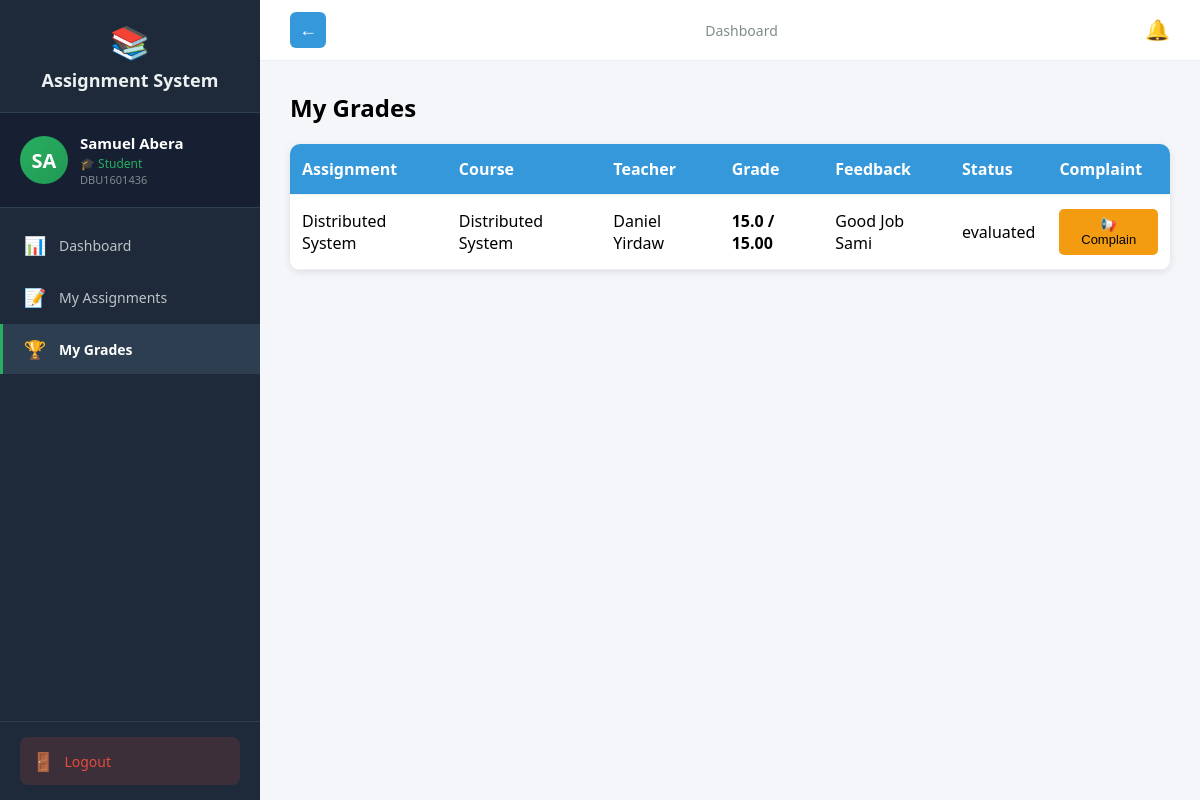
The page /student/grades (signed in) on the database as committed earlier.
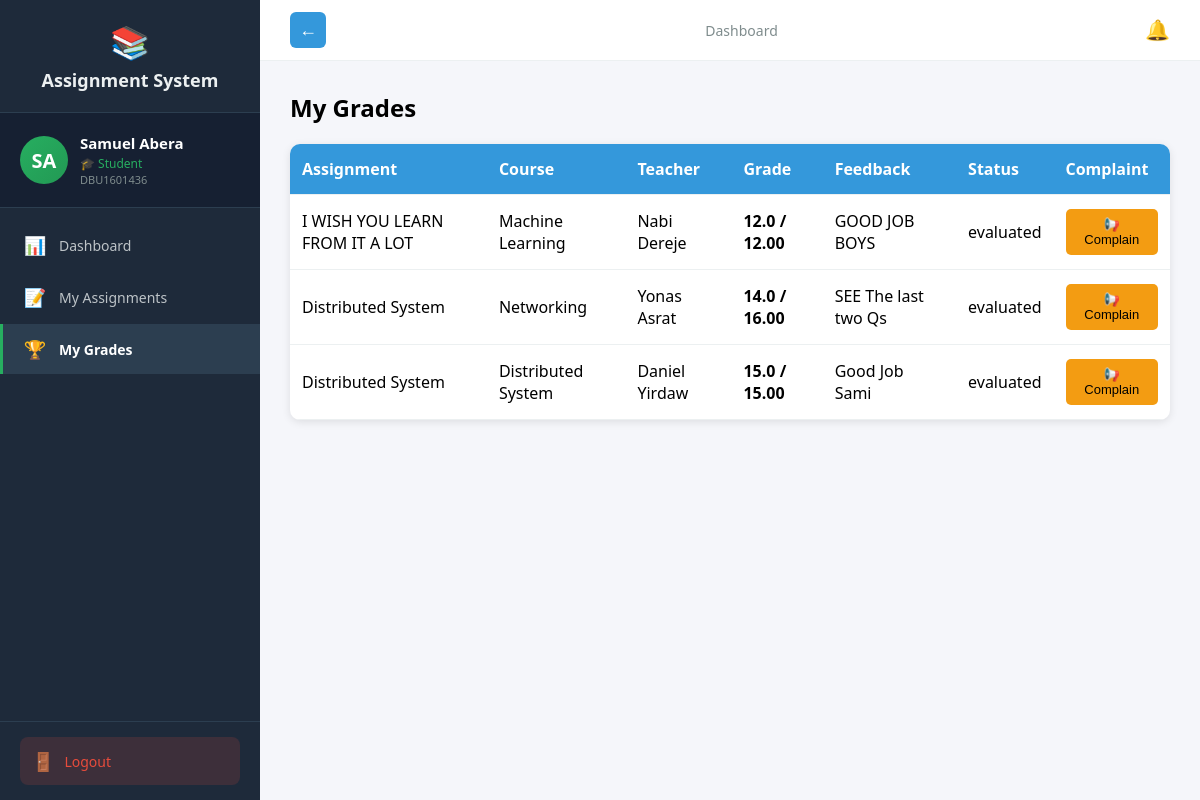
The same page on the database as committed later.
### tables this page shows
CREATE TABLE users (
            id TEXT PRIMARY KEY,
            user_id TEXT UNIQUE NOT NULL,
            first_name TEXT NOT NULL,
            last_name TEXT NOT NULL,
            email TEXT UNIQUE NOT NULL,
            password_hash TEXT NOT NULL,
            role TEXT NOT NULL,
            is_approved INTEGER DEFAULT 0,
            created_at TIMESTAMP DEFAULT CURRENT_TIMESTAMP,
            updated_at TIMESTAMP DEFAULT CURRENT_TIMESTAMP,
            node_id TEXT
        );

CREATE TABLE submissions (
            id TEXT PRIMARY KEY,
            assignment_id TEXT REFERENCES assignments(id),
            student_id TEXT REFERENCES students(id),
            files TEXT,
            student_comment TEXT,
            submitted_at TIMESTAMP DEFAULT CURRENT_TIMESTAMP,
            updated_at TIMESTAMP DEFAULT CURRENT_TIMESTAMP,
            grade REAL,
            feedback TEXT,
            evaluated_at TIMESTAMP,
            status TEXT DEFAULT 'submitted',
            complaint TEXT,
            complaint_status TEXT,
            group_id TEXT,
            node_id TEXT
        );

CREATE TABLE assignments (
            id TEXT PRIMARY KEY,
            title TEXT NOT NULL,
            description TEXT,
            teacher_id TEXT REFERENCES teachers(id),
            course_name TEXT NOT NULL,
            department TEXT NOT NULL,
            year INTEGER NOT NULL,
            deadline TIMESTAMP NOT NULL,
            late_submission INTEGER DEFAULT 0,
            penalty_per_day REAL DEFAULT 0.0,
            max_score REAL DEFAULT 100.0,
            is_group INTEGER DEFAULT 0,
            max_group_size INTEGER DEFAULT 1,
            teacher_comment TEXT,
            files TEXT,
            created_at TIMESTAMP DEFAULT CURRENT_TIMESTAMP,
            updated_at TIMESTAMP DEFAULT CURRENT_TIMESTAMP,
            node_id TEXT
        );

### routes_student.py (the view, shortened to what this page needs)
@student_bp.route('/grades')
@login_required
def grades():
    if current_user.role != 'student':
        return redirect(url_for('auth.login'))
    conn = get_db()
    cur = conn.cursor()
    cur.execute("SELECT id FROM students WHERE user_id = ?", (current_user.id,))
    student = cur.fetchone()
    if not student:
        return redirect(url_for('student.dashboard'))
    student_id = student['id']
    cur.execute("""
        SELECT a.title, a.course_name, u.first_name, u.last_name,
               s.grade, s.feedback, s.status, s.submitted_at, s.id as submission_id,
               s.complaint, s.complaint_status, a.max_score, a.penalty_per_day, a.deadline
        FROM submissions s
        JOIN assignments a ON s.assignment_id = a.id
        JOIN teachers t ON a.teacher_id = t.id
        JOIN users u ON t.user_id = u.id
        WHERE s.student_id = ?
        ORDER BY s.submitted_at DESC
    """, (student_id,))
    grades = cur.fetchall()
    processed = []
    from math import ceil
    for g in grades:
        max_score = float(g['max_score']) if g['max_score'] is not None else 100.0
        eff = max_score
        try:
            submitted_at = datetime.strptime(g['submitted_at'], '%Y-%m-%d %H:%M:%S') if g['submitted_at'] else None
            deadline_dt = datetime.strptime(g['deadline'], '%Y-%m-%d %H:%M:%S') if g['deadline'] else None
        except Exception:
            submitted_at = None
            deadline_dt = None
        processed.append((g[0], g[1], g[2], g[3], g[4], g[5], g[6], g[7], g[8], g[9], g[10], eff))
    conn.close()
    return render_template('student/grades.html', grades=processed)

### auth.py (called while the page is built)
def get_db():
    conn = sqlite3.connect('assignments.db')
    conn.row_factory = sqlite3.Row
    return conn

@login_manager.user_loader
def load_user(user_id):
    conn = get_db()
    cur = conn.cursor()
    cur.execute("SELECT id, user_id, first_name, last_name, email, role, is_approved FROM users WHERE id = ?", (user_id,))
    user = cur.fetchone()
    cur.close()
    conn.close()
    if user:
        from flask_login import UserMixin
        class User(UserMixin):
            pass
        u = User()
        u.id = user['id']
        u.user_id = user['user_id']
        u.first_name = user['first_name']
        u.last_name = user['last_name']
        u.email = user['email']
        u.role = user['role']
        u.is_approved = user['is_approved']
        return u
    return None

### routes_student.py (called while the page is built)
def get_db():
    conn = sqlite3.connect('assignments.db')
    conn.row_factory = sqlite3.Row
    return conn

### templates/student/grades.html (shortened to what this page needs)
{% extends "student_base.html" %}
{% block content %}
<h2>My Grades</h2>
{% if grades %}
<table>
    <tr><th>Assignment</th><th>Course</th><th>Teacher</th><th>Grade</th><th>Feedback</th><th>Status</th><th>Complaint</th></tr>
    {% for g in grades %}
    <tr>
        <td>{{ g[0] }}</td><td>{{ g[1] }}</td><td>{{ g[2] }} {{ g[3] }}</td>
        <td><strong>{% if g[4] is not none %}{{ g[4] }} / {{ '%.2f'|format(g[11]) }}{% else %}-{% endif %}</strong></td>
        <td>
            {% if g[5] %}
                {{ g[5] }}
            {% else %}
                <span style="color:#999;">No feedback yet</span>
            {% endif %}
        </td>
        <td>{{ g[6] }}</td>
        <td>
            {% if g[6] == 'evaluated' and g[4] is not none %}
                {% if g[9] %}
                    <span class="complaint-badge">📢 Complained</span>
                    {% if g[10] == 'responded' %}
                        <div class="response-box">
                            <strong>Response:</strong> {{ g[9] }}
                        </div>
                    {% else %}
                        <br><small style="color:#f39c12;">Pending response...</small>
                    {% endif %}
                {% else %}
                    <button class="btn btn-warning" onclick="showComplaint({{ g[8] }})">📢 Complain</button>
                {% endif %}
            {% else %}
                <small style="color:#999;">Available after evaluation</small>
            {% endif %}
        </td>
    </tr>
    {% endfor %}
</table>
{% else %}
<p>No grades yet.</p>
{% endif %}
{% endblock %}

### templates/student_base.html (shortened to what this page needs)
<!DOCTYPE html>
<html>
<head>
</head>
<body>
    <div class="layout">
        <div class="sidebar" id="sidebar">
            <div class="logo">
                <span class="icon">📚</span>
                Assignment System
            </div>
            <div class="profile-card">
                <div class="avatar">{{ current_user.first_name[0] }}{{ current_user.last_name[0] }}</div>
                <div class="info">
                    <div class="name">{{ current_user.first_name }} {{ current_user.last_name }}</div>
                    <div class="role">🎓 Student</div>
                    <div class="id-text">{{ current_user.user_id }}</div>
                </div>
            </div>
            <nav>
                <a href="/student/dashboard" class="{{ 'active' if request.path == '/student/dashboard' }}" onclick="closeSidebar()">
                    <span class="icon">📊</span> Dashboard
                </a>
                <a href="/student/dashboard#assignments" onclick="closeSidebar()">
                    <span class="icon">📝</span> My Assignments
                </a>
                <a href="/student/grades" class="{{ 'active' if request.path == '/student/grades' }}" onclick="closeSidebar()">
                    <span class="icon">🏆</span> My Grades
                </a>
            </nav>
            <div class="sidebar-footer">
                <a href="/logout" class="logout-btn">
                    <span class="icon">🚪</span> Logout
                </a>
            </div>
        </div>
        <div class="main">
            <div class="topbar">
                {% if request.path != '/student/dashboard' %}
                <button id="back-btn" class="back-btn" onclick="goBack()"><span class="back-icon">←</span></button>
                {% endif %}
                <div class="breadcrumb">
                    {% block page_title %}Dashboard{% endblock %}
                </div>
                <div style="position:relative;">
                    <button id="notifBell" class="notif-bell" aria-label="Notifications">🔔
                    </button>
                </div>
            </div>
            <div class="content">
                {% block content %}{% endblock %}
            </div>
        </div>
    </div>
</body>
</html>

### templates/student_base.html (style rules this page uses)
* { margin: 0; padding: 0; box-sizing: border-box; }
body { font-family: 'Segoe UI', Arial, sans-serif; background: #f5f6fa; }
.layout { display: flex; min-height: 100vh; }
.sidebar { width: 260px; background: #1e2a3a; color: #ecf0f1; padding: 0; position: fixed; height: 100vh; overflow-y: auto; z-index: 100; transition: transform 0.3s; display: flex; flex-direction: column; }
.sidebar .logo { padding: 20px; font-size: 18px; font-weight: bold; text-align: center; border-bottom: 1px solid #2c3e50; }
.sidebar .logo .icon { font-size: 32px; display: block; margin-bottom: 5px; }
.sidebar .profile-card { padding: 20px; border-bottom: 1px solid #2c3e50; display: flex; align-items: center; gap: 12px; background: #162032; }
.sidebar .profile-card .avatar { width: 48px; height: 48px; border-radius: 50%; background: linear-gradient(135deg, #27ae60, #229954); color: white; display: flex; align-items: center; justify-content: center; font-weight: bold; font-size: 20px; flex-shrink: 0; }
.sidebar .profile-card .info { overflow: hidden; }
.sidebar .profile-card .info .name { font-weight: 600; font-size: 15px; color: white; white-space: nowrap; overflow: hidden; text-overflow: ellipsis; }
.sidebar .profile-card .info .role { font-size: 12px; color: #27ae60; margin-top: 2px; }
.sidebar .profile-card .info .id-text { font-size: 11px; color: #7f8c8d; }
.sidebar nav { flex: 1; padding: 10px 0; }
.sidebar nav a { display: flex; align-items: center; padding: 13px 20px; color: #bdc3c7; text-decoration: none; font-size: 14px; border-left: 3px solid transparent; cursor: pointer; transition: all 0.2s; margin: 2px 0; }
.sidebar nav a.active { background: #2c3e50; color: white; border-left-color: #27ae60; font-weight: bold; }
.sidebar nav a .icon { margin-right: 12px; font-size: 18px; width: 24px; text-align: center; }
.sidebar .sidebar-footer { padding: 15px 20px; border-top: 1px solid #2c3e50; }
.sidebar .sidebar-footer .logout-btn { display: flex; align-items: center; gap: 10px; padding: 12px; background: rgba(231,76,60,0.15); color: #e74c3c; text-decoration: none; border-radius: 8px; font-size: 14px; font-weight: 500; transition: all 0.2s; }
.sidebar .sidebar-footer .logout-btn .icon { font-size: 18px; }
.main { margin-left: 260px; flex: 1; width: calc(100% - 260px); }
.topbar { background: white; padding: 12px 30px; display: flex; justify-content: space-between; align-items: center; border-bottom: 1px solid #ecf0f1; }
.back-btn { background: #3498db; color: white; border: none; padding: 6px 10px; border-radius: 6px; cursor: pointer; font-size: 16px; margin-right: 12px; display: inline-flex; align-items: center; justify-content: center; width:36px; height:36px; }
.back-btn .back-icon { font-weight: 700; font-size: 18px; line-height: 1; }
.topbar .breadcrumb { color: #7f8c8d; font-size: 14px; }
.notif-bell { position: relative; background: none; border: none; font-size: 20px; cursor: pointer; color: #2c3e50; }
.content { padding: 30px; }

### templates/student/grades.html (style rules this page uses)
table { width: 100%; border-collapse: collapse; margin: 20px 0; background: white; border-radius: 10px; overflow: hidden; box-shadow: 0 2px 8px rgba(0,0,0,0.1); }
th, td { padding: 14px 12px; text-align: left; border-bottom: 1px solid #ecf0f1; }
th { background: #3498db; color: white; }
.btn { padding: 8px 14px; border: none; border-radius: 5px; cursor: pointer; text-decoration: none; color: white; font-size: 13px; }
.btn-warning { background: #f39c12; color: black; }

Rows that differ between the two databases and show on the page:
added submissions: title "I WISH YOU LEARN FROM IT A LOT", course_name "Machine Learning", first_name "Nabi", last_name "Dereje", grade "12.0", feedback "GOOD JOB BOYS", status "evaluated"
added assignments: max_score "12.00"
added submissions: title "Distributed System", course_name "Networking", first_name "Yonas", last_name "Asrat", grade "14.0", feedback "SEE The last two Qs", status "evaluated"
added assignments: max_score "16.00"
